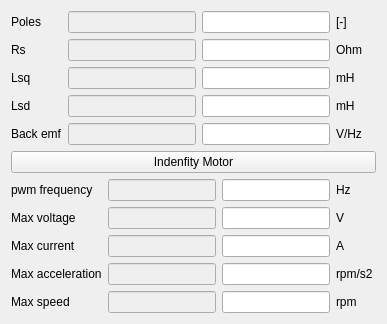
       <widget class="QWidget" name="tabMotor">
        <attribute name="icon">
         <iconset>
          <normalon>:/icons/images/baseline-battery_charging_20-24px.svg</normalon>
         </iconset>
        </attribute>
        <attribute name="title">
         <string>Motor</string>
        </attribute>
        <layout class="QVBoxLayout" name="verticalLayout_6">
         <item>
          <layout class="QFormLayout" name="formLayout_2">
           <item row="0" column="0">
            <widget class="QLabel" name="label_5">
             <property name="text">
              <string>Poles</string>
             </property>
            </widget>
           </item>
           <item row="0" column="1">
            <layout class="QHBoxLayout" name="formLayou">
             <item>
              <widget class="QLineEdit" name="lineEdit_6">
               <property name="enabled">
                <bool>false</bool>
               </property>
              </widget>
             </item>
             <item>
              <widget class="QLineEdit" name="lineEdit_5"/>
             </item>
             <item>
              <widget class="QLabel" name="label_6">
               <property name="sizePolicy">
                <sizepolicy hsizetype="Minimum" vsizetype="Preferred">
                 <horstretch>0</horstretch>
                 <verstretch>0</verstretch>
                </sizepolicy>
               </property>
               <property name="minimumSize">
                <size>
                 <width>40</width>
                 <height>0</height>
                </size>
               </property>
               <property name="text">
                <string>[-]</string>
               </property>
              </widget>
             </item>
            </layout>
           </item>
           <item row="1" column="0">
            <widget class="QLabel" name="label_3">
             <property name="text">
              <string>Rs</string>
             </property>
            </widget>
           </item>
           <item row="1" column="1">
            <layout class="QHBoxLayout" name="horizontalLayout_2">
             <item>
              <widget class="QLineEdit" name="lineEdit_4">
               <property name="enabled">
                <bool>false</bool>
               </property>
              </widget>
             </item>
             <item>
              <widget class="QLineEdit" name="lineEdit_3"/>
             </item>
             <item>
              <widget class="QLabel" name="label_4">
               <property name="sizePolicy">
                <sizepolicy hsizetype="Minimum" vsizetype="Preferred">
                 <horstretch>0</horstretch>
                 <verstretch>0</verstretch>
                </sizepolicy>
               </property>
               <property name="minimumSize">
                <size>
                 <width>40</width>
                 <height>0</height>
                </size>
               </property>
               <property name="text">
                <string>Ohm</string>
               </property>
              </widget>
             </item>
            </layout>
           </item>
           <item row="2" column="0">
            <widget class="QLabel" name="lLabel">
             <property name="text">
              <string>Lsq</string>
             </property>
            </widget>
           </item>
           <item row="2" column="1">
            <layout class="QHBoxLayout" name="horizontalLayout_3">
             <item>
              <widget class="QLineEdit" name="lineEdit_7">
               <property name="enabled">
                <bool>false</bool>
               </property>
              </widget>
             </item>
             <item>
              <widget class="QLineEdit" name="lineEdit_9"/>
             </item>
             <item>
              <widget class="QLabel" name="label_14">
               <property name="sizePolicy">
                <sizepolicy hsizetype="Minimum" vsizetype="Preferred">
                 <horstretch>0</horstretch>
                 <verstretch>0</verstretch>
                </sizepolicy>
               </property>
               <property name="minimumSize">
                <size>
                 <width>40</width>
                 <height>0</height>
                </size>
               </property>
               <property name="text">
                <string>mH</string>
               </property>
              </widget>
             </item>
            </layout>
           </item>
           <item row="3" column="0">
            <widget class="QLabel" name="label_7">
             <property name="text">
              <string>Lsd</string>
             </property>
            </widget>
           </item>
           <item row="3" column="1">
            <layout class="QHBoxLayout" name="horizontalLayout_4">
             <item>
              <widget class="QLineEdit" name="lineEdit_8">
               <property name="enabled">
                <bool>false</bool>
               </property>
              </widget>
             </item>
             <item>
              <widget class="QLineEdit" name="lineEdit_10"/>
             </item>
             <item>
              <widget class="QLabel" name="label_15">
               <property name="sizePolicy">
                <sizepolicy hsizetype="Minimum" vsizetype="Preferred">
                 <horstretch>0</horstretch>
                 <verstretch>0</verstretch>
                </sizepolicy>
               </property>
               <property name="minimumSize">
                <size>
                 <width>40</width>
                 <height>0</height>
                </size>
               </property>
               <property name="text">
                <string>mH</string>
               </property>
              </widget>
             </item>
            </layout>
           </item>
           <item row="4" column="0">
            <widget class="QLabel" name="label_8">
             <property name="text">
              <string>Back emf</string>
             </property>
            </widget>
           </item>
           <item row="4" column="1">
            <layout class="QHBoxLayout" name="horizontalLayout_5">
             <item>
              <widget class="QLineEdit" name="lineEdit_12">
               <property name="enabled">
                <bool>false</bool>
               </property>
              </widget>
             </item>
             <item>
              <widget class="QLineEdit" name="lineEdit_11"/>
             </item>
             <item>
              <widget class="QLabel" name="label_16">
               <property name="sizePolicy">
                <sizepolicy hsizetype="Minimum" vsizetype="Preferred">
                 <horstretch>0</horstretch>
                 <verstretch>0</verstretch>
                </sizepolicy>
               </property>
               <property name="minimumSize">
                <size>
                 <width>40</width>
                 <height>0</height>
                </size>
               </property>
               <property name="text">
                <string>V/Hz</string>
               </property>
              </widget>
             </item>
            </layout>
           </item>
          </layout>
         </item>
         <item>
          <widget class="QPushButton" name="pushButton_2">
           <property name="text">
            <string>Indenfity Motor</string>
           </property>
          </widget>
         </item>
         <item>
          <layout class="QFormLayout" name="formLayout_8">
           <item row="0" column="0">
            <widget class="QLabel" name="label_49">
             <property name="text">
              <string>pwm frequency</string>
             </property>
            </widget>
           </item>
           <item row="0" column="1">
            <layout class="QHBoxLayout" name="horizontalLayout_36">
             <item>
              <widget class="QLineEdit" name="lineEdit_49">
               <property name="enabled">
                <bool>false</bool>
               </property>
              </widget>
             </item>
             <item>
              <widget class="QLineEdit" name="lineEdit_50"/>
             </item>
             <item>
              <widget class="QLabel" name="label_57">
               <property name="sizePolicy">
                <sizepolicy hsizetype="Minimum" vsizetype="Preferred">
                 <horstretch>0</horstretch>
                 <verstretch>0</verstretch>
                </sizepolicy>
               </property>
               <property name="minimumSize">
                <size>
                 <width>40</width>
                 <height>0</height>
                </size>
               </property>
               <property name="text">
                <string>Hz</string>
               </property>
              </widget>
             </item>
            </layout>
           </item>
           <item row="1" column="0">
            <widget class="QLabel" name="label_50">
             <property name="text">
              <string>Max voltage</string>
             </property>
            </widget>
           </item>
           <item row="1" column="1">
            <layout class="QHBoxLayout" name="horizontalLayout_37">
             <item>
              <widget class="QLineEdit" name="lineEdit_51">
               <property name="enabled">
                <bool>false</bool>
               </property>
              </widget>
             </item>
             <item>
              <widget class="QLineEdit" name="lineEdit_52"/>
             </item>
             <item>
              <widget class="QLabel" name="label_58">
               <property name="sizePolicy">
                <sizepolicy hsizetype="Minimum" vsizetype="Preferred">
                 <horstretch>0</horstretch>
                 <verstretch>0</verstretch>
                </sizepolicy>
               </property>
               <property name="minimumSize">
                <size>
                 <width>40</width>
                 <height>0</height>
                </size>
               </property>
               <property name="text">
                <string>V</string>
               </property>
              </widget>
             </item>
            </layout>
           </item>
           <item row="2" column="0">
            <widget class="QLabel" name="label_51">
             <property name="text">
              <string>Max current</string>
             </property>
            </widget>
           </item>
           <item row="2" column="1">
            <layout class="QHBoxLayout" name="horizontalLayout_38">
             <item>
              <widget class="QLineEdit" name="lineEdit_53">
               <property name="enabled">
                <bool>false</bool>
               </property>
              </widget>
             </item>
             <item>
              <widget class="QLineEdit" name="lineEdit_54"/>
             </item>
             <item>
              <widget class="QLabel" name="label_59">
               <property name="sizePolicy">
                <sizepolicy hsizetype="Minimum" vsizetype="Preferred">
                 <horstretch>0</horstretch>
                 <verstretch>0</verstretch>
                </sizepolicy>
               </property>
               <property name="minimumSize">
                <size>
                 <width>40</width>
                 <height>0</height>
                </size>
               </property>
               <property name="text">
                <string>A</string>
               </property>
              </widget>
             </item>
            </layout>
           </item>
           <item row="3" column="0">
            <widget class="QLabel" name="label_53">
             <property name="text">
              <string>Max acceleration</string>
             </property>
            </widget>
           </item>
           <item row="3" column="1">
            <layout class="QHBoxLayout" name="horizontalLayout_39">
             <item>
              <widget class="QLineEdit" name="lineEdit_55">
               <property name="enabled">
                <bool>false</bool>
               </property>
              </widget>
             </item>
             <item>
              <widget class="QLineEdit" name="lineEdit_56"/>
             </item>
             <item>
              <widget class="QLabel" name="label_60">
               <property name="sizePolicy">
                <sizepolicy hsizetype="Minimum" vsizetype="Preferred">
                 <horstretch>0</horstretch>
                 <verstretch>0</verstretch>
                </sizepolicy>
               </property>
               <property name="minimumSize">
                <size>
                 <width>40</width>
                 <height>0</height>
                </size>
               </property>
               <property name="text">
                <string>rpm/s2</string>
               </property>
              </widget>
             </item>
            </layout>
           </item>
           <item row="4" column="0">
            <widget class="QLabel" name="label_52">
             <property name="text">
              <string>Max speed</string>
             </property>
            </widget>
           </item>
           <item row="4" column="1">
            <layout class="QHBoxLayout" name="horizontalLayout_40">
             <item>
              <widget class="QLineEdit" name="lineEdit_57">
               <property name="enabled">
                <bool>false</bool>
               </property>
              </widget>
             </item>
             <item>
              <widget class="QLineEdit" name="lineEdit_58"/>
             </item>
             <item>
              <widget class="QLabel" name="label_61">
               <property name="sizePolicy">
                <sizepolicy hsizetype="Minimum" vsizetype="Preferred">
                 <horstretch>0</horstretch>
                 <verstretch>0</verstretch>
                </sizepolicy>
               </property>
               <property name="minimumSize">
                <size>
                 <width>40</width>
                 <height>0</height>
                </size>
               </property>
               <property name="text">
                <string>rpm</string>
               </property>
              </widget>
             </item>
            </layout>
           </item>
          </layout>
         </item>
         <item>
          <spacer name="verticalSpacer_4">
           <property name="orientation">
            <enum>Qt::Vertical</enum>
           </property>
           <property name="sizeHint" stdset="0">
            <size>
             <width>20</width>
             <height>0</height>
            </size>
           </property>
          </spacer>
         </item>
        </layout>
       </widget>
